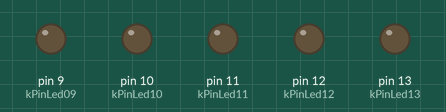
This sketch was run on a simulated Arduino Uno, built with avr-gcc and run on an emulated ATmega328P. Shown: output pins drawn as LEDs (lit = HIGH).

Above: at 0.6 s.
At 8.7 s:
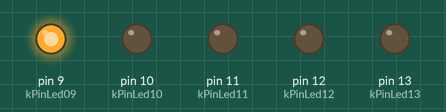
At 9.08 s:
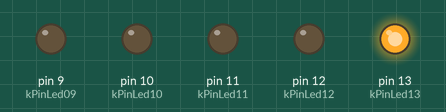
At 9.23 s:
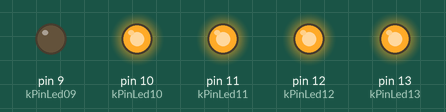
At 9.38 s:
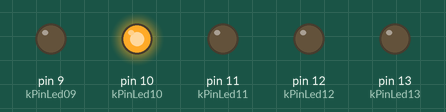
Timing chart, 0 to 12.9 s (numbered marks = the images above):
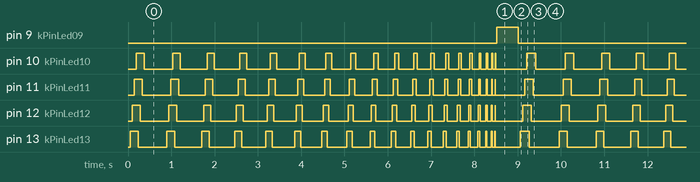

The sketch:

offsetBlink.ino
```cpp
const int kPinLed13 = 13;
const int kPinLed12 = 12;
const int kPinLed11 = 11;
const int kPinLed10 = 10;
const int kPinLed09 =  9;

const int kDelayTime = 500;
const int kDelayTimeDec = 25;
int delayTime = kDelayTime;

void setup() {
  pinMode(kPinLed13, OUTPUT);
  pinMode(kPinLed12, OUTPUT);
  pinMode(kPinLed11, OUTPUT);
  pinMode(kPinLed10, OUTPUT);
  pinMode(kPinLed09, OUTPUT);
}

void loop() {
  delayTime = delayTime - kDelayTimeDec;

  // reset delay if we've reached 0
  if (delayTime <= 0)
    {
      delayTime = kDelayTime;
      digitalWrite(kPinLed09, HIGH);
      delay(delayTime);
      digitalWrite(kPinLed09, LOW);
    }

delay(delayTime/10);
digitalWrite(kPinLed13, HIGH);
delay(delayTime/10);
digitalWrite(kPinLed12, HIGH);
delay(delayTime/10);
digitalWrite(kPinLed11, HIGH);
delay(delayTime/10);
digitalWrite(kPinLed10, HIGH);

//delay(delayTime);
delay(delayTime/10);
digitalWrite(kPinLed13, LOW);
delay(delayTime/10);
digitalWrite(kPinLed12, LOW);
delay(delayTime/10);
digitalWrite(kPinLed11, LOW);
delay(delayTime/10);
digitalWrite(kPinLed10, LOW);
//digitalWrite(kPinLed09, LOW);

delay(delayTime);

}
```

Measured:
- by itself, pin 9 (kPinLed09): alternates HIGH for 0.50 s and LOW for 9.4 s
- by itself, pin 10 (kPinLed10), pin 11 (kPinLed11), pin 12 (kPinLed12), pin 13 (kPinLed13): moves between LOW and HIGH, repeating every 9.9 s
- by itself, everything shown: repeats every 9.9 s, in 64 steps
